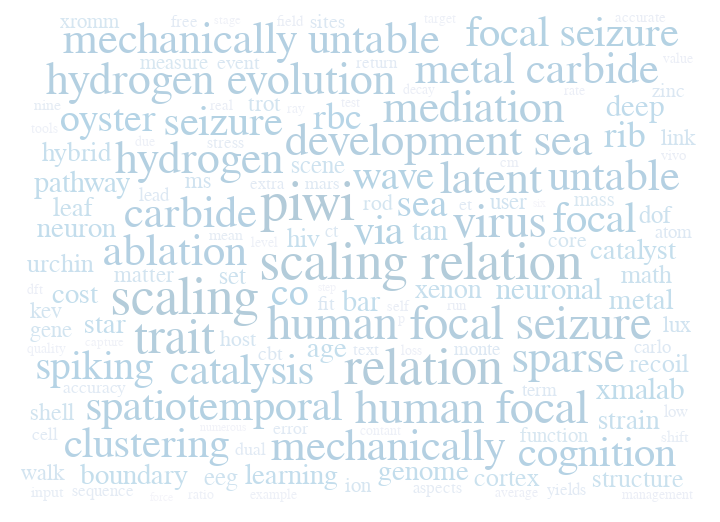

Specify this chart in Vega-Lite:
### Vega specification from a JSON file in a GitHub repository (floating-point values rounded to 4 significant figures; data arrays with more than 128 entries replaced by an {"elided": "..."} marker saying what was removed)
{"height": 500, "padding": 10, "marks": [{"encode": {"update": {"fillOpacity": [{"test": "indexof(datum.pubs, hoverID) > 0", "value": 1}, {"value": 0.3}]}, "hover": {"fillOpacity": {"value": 1}}, "enter": {"text": {"field": "abstract"}, "baseline": {"value": "alphabetic"}, "fill": {"field": "freq", "scale": "color"}, "align": {"value": "center"}}}, "from": {"data": "table"}, "type": "text", "transform": [{"padding": 2, "fontSizeRange": [12, 56], "font": "Helvetica Neue, Arial", "size": [{"signal": "width"}, {"signal": "height"}], "text": {"field": "text"}, "type": "wordcloud", "fontSize": {"field": "datum.freq"}}]}], "data": [{"name": "table", "values": {"elided": "623 records"}}], "scales": [{"name": "color", "range": {"scheme": "purpleblue"}, "domain": {"data": "table", "field": "freq"}, "type": "log"}], "width": 700, "signals": [{"name": "hoverID", "value": 0}], "config": {}}
